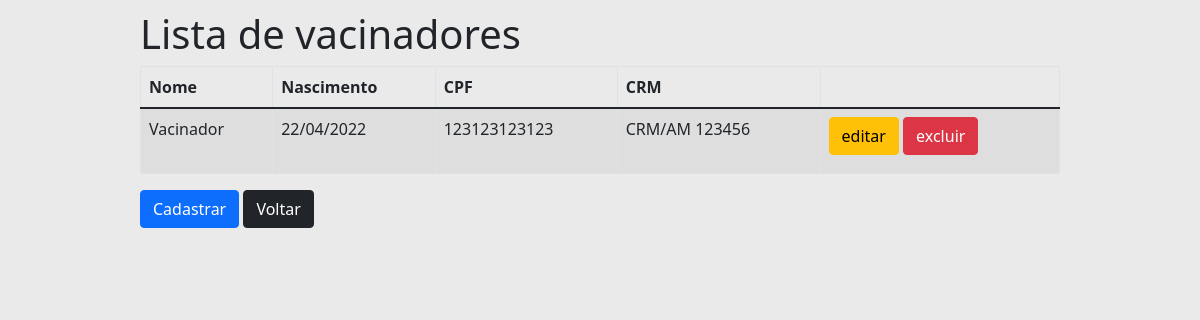
The page /vacinador on the database its author committed.
### tables this page shows
CREATE TABLE "vacinador"(
    "crm" VARCHAR(13) PRIMARY KEY, 
    "cpf" VARCHAR(11) NOT NULL UNIQUE,
    "nome" VARCHAR(128) NOT NULL,
    "dtNascimento" DATE NOT NULL
      
);

### Pyvacina.py (the view)
@app.route('/vacinador')
def vacinador():
    lista = vacinador_dao.listar()
    return render_template('vacinador/vacinador_lista.html', titulo="Lista de vacinadores", vacinadores=lista)

### DAO/daoVacinador.py (called while the page is built)
def traduz_vacinadores(vacinadores):
    def cria_vacinadores_com_tupla(tupla):
        vacinador = Vacinador(crm=tupla[0], cpf=tupla[1], nome=tupla[2], dtNascimento=tupla[3])
        vacinador.crmtemplate = tupla[0]
        return vacinador
    return list(map(cria_vacinadores_com_tupla, vacinadores))

    def listar(self):
        cursor = self.__db.cursor()
        cursor.execute(SQL_BUSCA_VACINADORES)
        vacinadores = traduz_vacinadores(cursor.fetchall())
        return vacinadores

### model.py (called while the page is built)
    @property
    def nome(self) -> str:
        return self.__nome

    @property
    def cpf(self) -> str:
        return self.__cpf

    @property
    def crm(self) -> str:
        return self.__crm

    @property
    def dtNascimento(self) -> datetime:
        return self.__dtNasciento

    @property
    def crmtemplate(self) -> str:
        return self.__crmtemplate

    @crmtemplate.setter
    def crmtemplate(self, param):
        txt = re.search("([A-Z|a-z]{3})([A-Z|a-z]{2})([0-9]{6})", param)
        txt = f"{txt.group(1)}/{txt.group(2)} {txt.group(3)}"
        self.__crmtemplate = txt

### templates/vacinador/vacinador_lista.html
{% extends "templates.html" %}
{% block conteudo %}
<table class="table table-striped table-responsive table-bordered">
    <thead class="thead-default">
    <tr>
        <th>Nome</th>
        <th>Nascimento</th>
        <th>CPF</th>
        <th>CRM</th>
        <th></th>
    </tr>
    </thead>
    <tbody>
    {% for vacinador in vacinadores %}
    <tr>
        <td>{{ vacinador.nome }}</td>
        <td>{{ vacinador.dtNascimento.strftime('%d/%m/%Y') }}</td>
        <td>{{ vacinador.cpf }}</td>
        <td>{{ vacinador.crmtemplate }}</td>
        <td>
            <a href="{{ url_for('vacinador_editar', crm= vacinador.crm) }}" class="btn btn-warning">editar</a>
            <a href="{{ url_for('vacinador_excluir', crm= vacinador.crm) }}" class="btn btn-danger">excluir</a>
        </td>
    </tr>
    {% endfor %}
    </tbody>
</table>
    <a href="{{url_for('vacinador_novo')}}" class="btn btn-primary">Cadastrar</a>
    <a href="{{url_for('index')}}" class="btn btn-dark">Voltar</a>
{% endblock %}

### static/app.css (style rules this page uses)
body { padding: 10px; background-color: rgba(232, 232, 232, 0.91) }
.btn { margin-bottom: 10px; }

### rows shown on the page
vacinador: nome "Vacinador", dtNascimento "22/04/2022", cpf "123123123123", crmtemplate "CRM/AM 123456"

### other values the page prints
{{ titulo }} "Lista de vacinadores"
